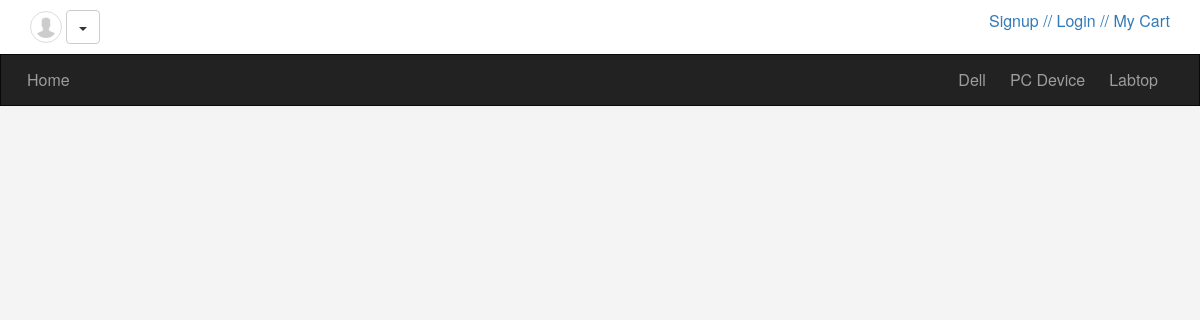
Page /index.php?cat=Electronics on the earlier database version.
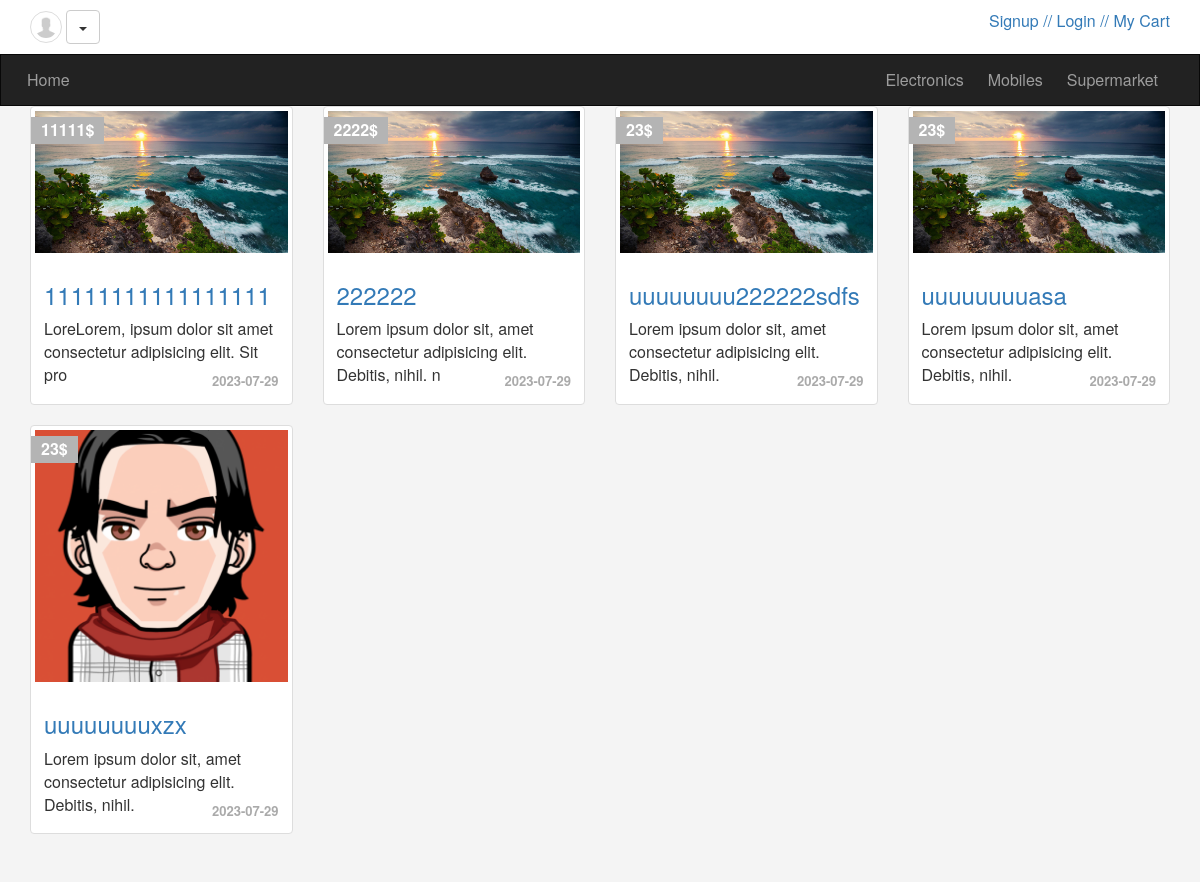
Same page on the later database version.
### tables this page shows
CREATE TABLE `categories` (
  `id` smallint(6) NOT NULL,
  `name` varchar(100) NOT NULL,
  `description` text DEFAULT NULL,
  `ordaring` int(11) DEFAULT NULL,
  `visibility` tinyint(4) NOT NULL DEFAULT 0,
  `allow_comment` tinyint(4) NOT NULL DEFAULT 0,
  `allow_ads` tinyint(4) NOT NULL DEFAULT 0
);

CREATE TABLE `items` (
  `item_id` int(11) NOT NULL,
  `name` varchar(100) NOT NULL,
  `description` text NOT NULL,
  `country` varchar(50) NOT NULL,
  `price` varchar(20) NOT NULL,
  `category` varchar(100) NOT NULL,
  `image` varchar(255) NOT NULL,
  `item_date` date NOT NULL,
  `item_status` varchar(30) NOT NULL,
  `approve` tinyint(1) NOT NULL DEFAULT 0
);

### init.php (called while the page is built, shortened)
<?php
	$tpl 	= 'includes/templates/';
	$func	= 'includes/functions/';
	$css 	= 'layout/css/';
	include $func . 'functions.php';
	include $tpl . 'header.php';

### includes/functions/functions.php (called while the page is built, shortened)
<?php
class Connection
{
    private $dsn = "mysql:host=localhost;dbname=ecommerce";
    private $user = "root";
    private $pass = "";
    private $options = array(
        PDO::MYSQL_ATTR_INIT_COMMAND => "SET NAMES utf8",
    );
    public $conn;
    public function __construct()
    {
        try {
            $this->conn = new PDO($this->dsn, $this->user, $this->pass, $this->options);
            $this->conn->setAttribute(PDO::ATTR_ERRMODE, PDO::ERRMODE_EXCEPTION);
        } catch (PDOException $e) {
            echo "Failed to connect " . $e->getMessage();
        }
    }
    public function fetch_data($filed, $table, $where = NULL, $value = NULL, $order = NULL, $limit = NULL, $all = NULL)
    {
        if($value == NULL) {
            if($all == NULL) {
                $stmt = $this->conn->prepare("SELECT $filed FROM $table $order $limit");
                $stmt->execute();
                return $stmt->fetch();
            }
            elseif($all == "fetchAll") {
                $stmt = $this->conn->prepare("SELECT $filed FROM $table $order $limit");
                $stmt->execute();
                return $stmt->fetchAll();
            }
        } else{
            if($all == NULL) {
                $stmt = $this->conn->prepare("SELECT $filed FROM $table WHERE $where = ? $order $limit");
                $stmt->execute(array($value));
                return $stmt->fetch();
            }
            elseif($all == "fetchAll") {
                $stmt = $this->conn->prepare("SELECT $filed FROM $table WHERE $where = ? $order $limit");
                $stmt->execute(array($value));
                return $stmt->fetchAll();
            }
        }
    }
}

### index.php (the view, shortened to what this page needs)
<?php
include 'init.php';
$fetch_items = new Connection();
if(isset($_GET['cat'])) {
	$items = $fetch_items->fetch_data("*", "items", "approve = 1 AND category", $_GET['cat'] , all: "fetchAll");
} else {
	$items = $fetch_items->fetch_data("*", "items", "approve", "1" , all: "fetchAll");
}
?>
<div class="container">
	<div class="row">
	<?php
	foreach($items as $item) {
	?>
		<div class="col-sm-6 col-md-3">
			<div class="thumbnail item-box">
				<span class="price-tag"><?= $item['price'];?></span>
				<img class="img-responsive" src="<?= $item['image'];?>" alt="avatar" />
				<div class="caption">
					<h3><a href="items.php?itemid=<?= $item['item_id'];?>"><?= $item['name'];?></a></h3>
					<p><?= substr($item['description'], 0, 75);?></p>
					<div class="date"><?= $item['item_date'];?></div>
				</div>
			</div>
		</div>
		<?php }?>
	</div>
</div>
<?php
	include $tpl . 'footer.php';
?>

### includes/templates/header.php (shortened to what this page needs)
<!DOCTYPE html>
<html>
	<head>
		<link rel="stylesheet" href="<?php echo $css ?>bootstrap.min.css" />
		<link rel="stylesheet" href="<?php echo $css ?>font-awesome.min.css" />
		<link rel="stylesheet" href="<?php echo $css ?>jquery-ui.css" />
		<link rel="stylesheet" href="<?php echo $css ?>jquery.selectBoxIt.css" />
		<link rel="stylesheet" href="<?php echo $css ?>front.css" />
	</head>
	<body>
	<div class="upper-bar">
		<div class="container">
				<img class="my-image img-thumbnail img-circle" src="./uploads/img.png" alt="" />
				<div class="btn-group my-info">
					<span class="btn btn-default dropdown-toggle" data-toggle="dropdown">
						<span class="caret"></span>
					</span>
				</div>
				<a href="cart.php">
							<span class="pull-right">/ My Cart</span>
				</a>
				<?php
					if(!isset($_SESSION['user'])) {
						echo '<a href="login.php"><span class="pull-right">/ Login /</span></a>';
						echo '<a href="register.php"><span class="pull-right"> Signup /</span></a>';
					}
				?>
		</div>
	</div>
	<nav class="navbar navbar-inverse">
	  <div class="container">
	    <div class="navbar-header">
	      <a class="navbar-brand" href="index.php">Home</a>
	    </div>
	    <div class="collapse navbar-collapse" id="app-nav">
	        <ul class="nav navbar-nav navbar-right">
				<?php
					$connect = new Connection();
					$all_cats = $connect->fetch_data("id, name", "categories", "visibility", "1", "ORDER BY ordaring", all: "fetchAll");
					if(!empty($all_cats)) {
						foreach($all_cats as $cat) {
							echo "<li>
									<a href='index.php?cat=$cat[name]'>$cat[name]</a>
								</li>";
						}
					}
				?>
	        </ul>
	    </div>
	  </div>
	</nav>

Differences in the rows shown:
no longer on this page (row edited): categories: name "Dell"
no longer on this page (row edited): categories: name "PC Device"
no longer on this page (row edited): categories: name "Labtop"
added categories: name "Electronics"
added categories: name "Mobiles"
added categories: name "Supermarket"
added items: price "11111$", image (picture), name "11111111111111111", description "LoreLorem, ipsum dolor sit amet consectetur adipisicing elit. Sit pro", item_date "2023-07-29"
added items: price "2222$", image (picture), name "222222", description "Lorem ipsum dolor sit, amet consectetur adipisicing elit. Debitis, nihil. n", item_date "2023-07-29"
added items: price "23$", image (picture), name "uuuuuuuu222222sdfs", description "Lorem ipsum dolor sit, amet consectetur adipisicing elit. Debitis, nihil.", item_date "2023-07-29"
added items: price "23$", image (picture), name "uuuuuuuuasa", description "Lorem ipsum dolor sit, amet consectetur adipisicing elit. Debitis, nihil.", item_date "2023-07-29"
added items: price "23$", image (picture), name "uuuuuuuuxzx", description "Lorem ipsum dolor sit, amet consectetur adipisicing elit. Debitis, nihil.", item_date "2023-07-29"
